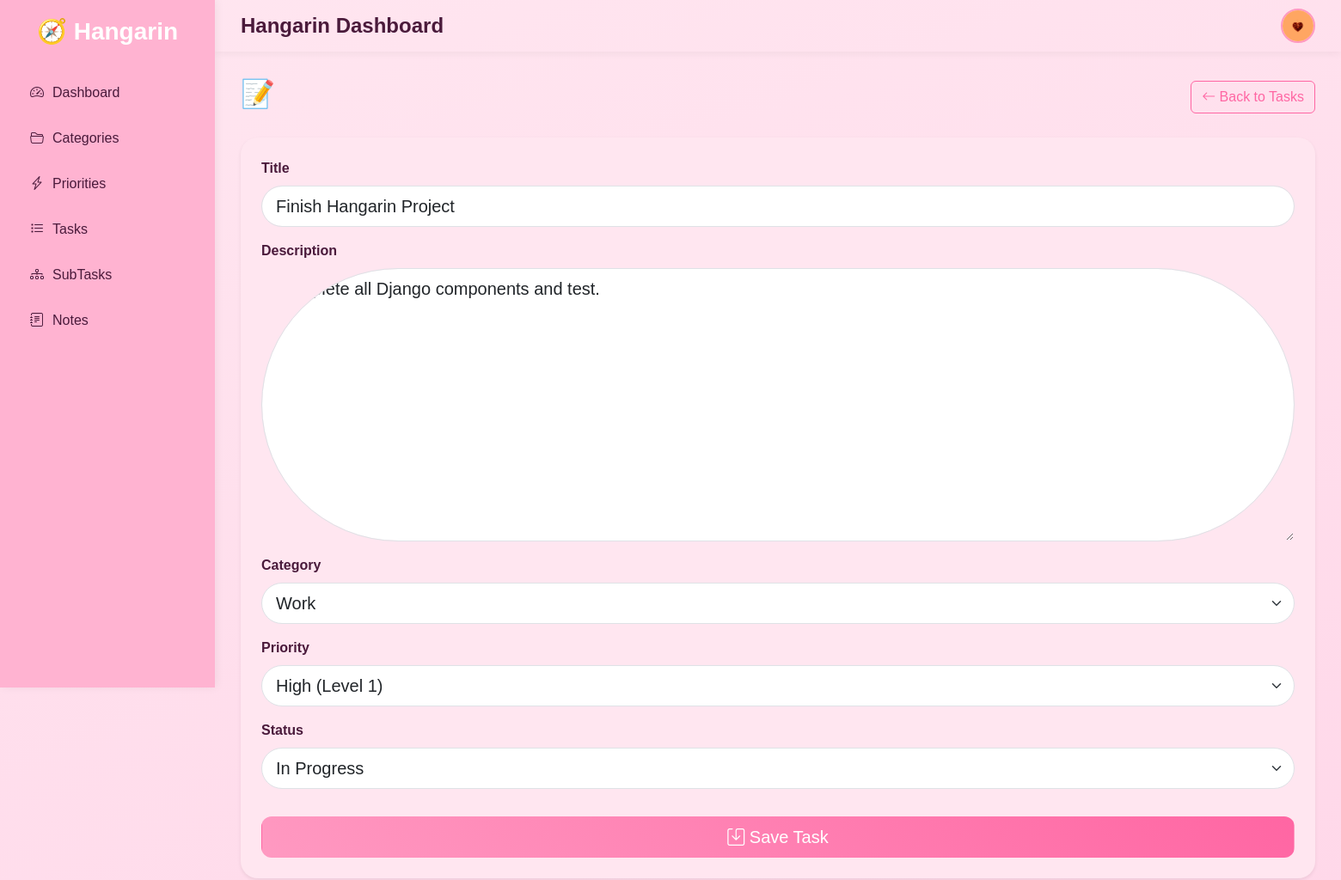
The page /app/tasks/1/edit/ (signed in, upper part) on the database as committed earlier.
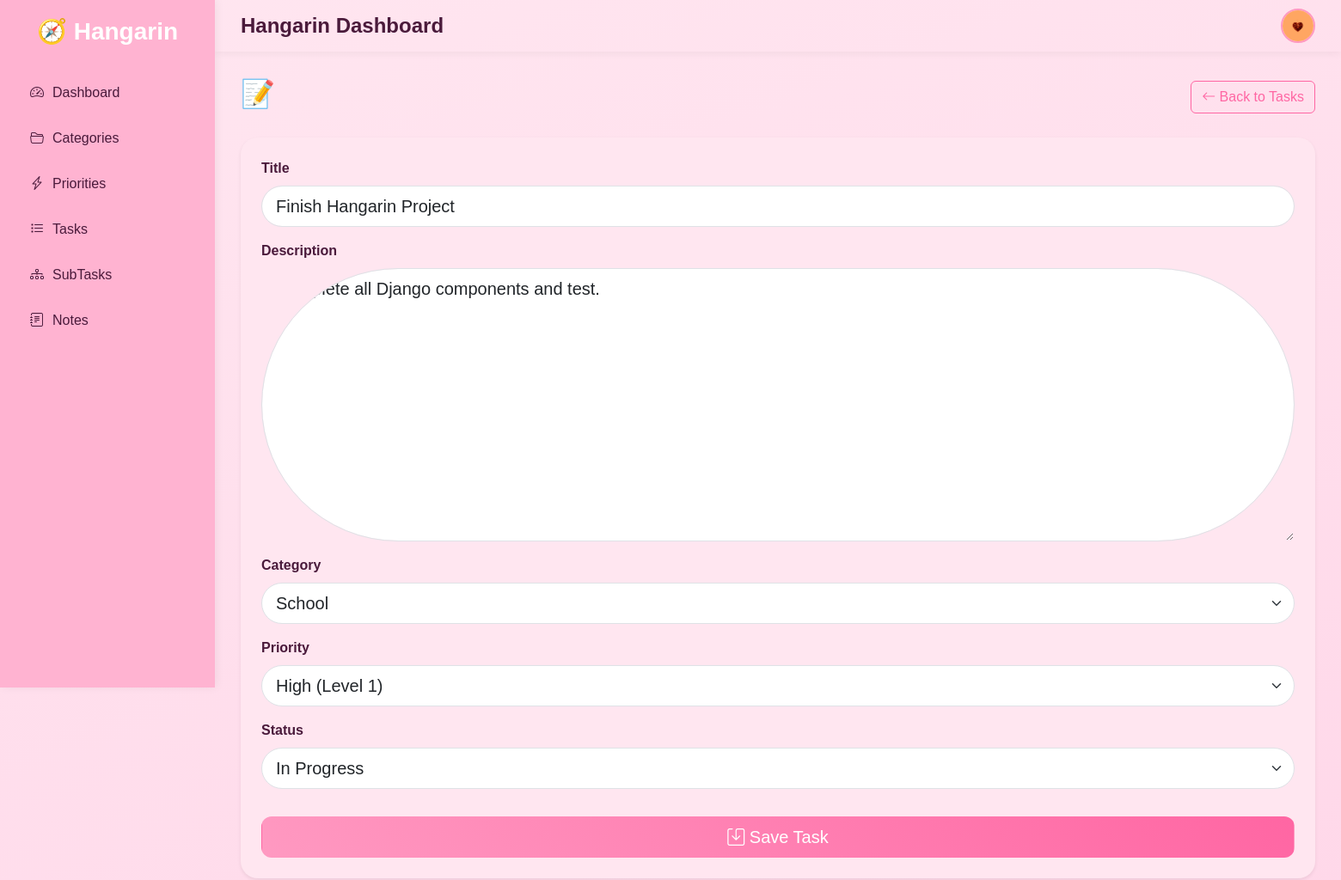
The same page on the database as committed later.
### hangarinapp/models.py (models this page shows, shortened)
class BaseModel(models.Model):
    created_at = models.DateTimeField(auto_now_add=True, db_index=True)
    updated_at = models.DateTimeField(auto_now=True)
    class Meta:
        abstract = True

class Task(BaseModel):
    title = models.CharField(max_length=255)
    description = models.TextField(blank=True, null=True)
    deadline = models.DateField(blank=True, null=True)
    status = models.CharField(max_length=20, choices=STATUS_CHOICES, default='pending')
    category = models.ForeignKey(Category, on_delete=models.SET_NULL, null=True, blank=True)
    priority = models.ForeignKey(Priority, on_delete=models.SET_NULL, null=True, blank=True)

### hangarinapp/views.py (the view)
# urls.py: path('tasks/<int:pk>/edit/', views.TaskUpdateView.as_view(), name='task-update'),
class TaskUpdateView(LoginRequiredMixin, UpdateView):
    login_url = 'account_login'
    model = Task
    form_class = TaskForm
    template_name = 'task_form.html'
    success_url = reverse_lazy('task-list')

### hangarinapp/forms.py
class TaskForm(forms.ModelForm):
    class Meta:
        model = Task
        fields = ['title', 'description', 'deadline', 'status', 'category', 'priority']

### hangarinapp/models.py (called while the page is built)
    def __str__(self):
        return self.name

    def __str__(self):
        return f"{self.name} (Level {self.level})"

### hangarinapp/templates/task_form.html (shortened to what this page needs)
{% extends 'base.html' %}
{% load static %}
{% load widget_tweaks %}
{% block content %}
<div class="page-header d-flex justify-content-between align-items-center mb-4">
    <h2>📝 {{ view.title }}</h2>
    <a href="{% url 'task-list' %}" class="btn btn-outline-pink">
        <i class="bi bi-arrow-left"></i> Back to Tasks
    </a>
</div>
<div class="card shadow-sm border-0 p-4">
    <form method="post" novalidate>
        <div class="mb-3">
            <label class="form-label fw-semibold">Title</label>
            {{ form.title|add_class:"form-control form-control-lg rounded-pill" }}
        </div>
        <div class="mb-3">
            <label class="form-label fw-semibold">Description</label>
            {{ form.description|add_class:"form-control form-control-lg rounded-pill" }}
        </div>
        <div class="mb-3">
            <label class="form-label fw-semibold">Category</label>
            {{ form.category|add_class:"form-select form-select-lg rounded-pill" }}
        </div>
        <div class="mb-3">
            <label class="form-label fw-semibold">Priority</label>
            {{ form.priority|add_class:"form-select form-select-lg rounded-pill" }}
        </div>
        {% if form.status %}
        <div class="mb-3">
            <label class="form-label fw-semibold">Status</label>
            {{ form.status|add_class:"form-select form-select-lg rounded-pill" }}
        </div>
        {% endif %}
        <button type="submit" class="btn btn-pink btn-lg mt-3 w-100">
            <i class="bi bi-save"></i> Save Task
        </button>
    </form>
</div>
{% endblock %}

Rows that differ between the two databases and show on the page:
changed Task "Finish Hangarin Project": category "Work" → "School"
